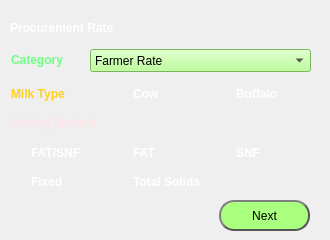
   <widget class="QWidget" name="page_procurement_rate">
    <widget class="QLabel" name="label_5">
     <property name="geometry">
      <rect>
       <x>10</x>
       <y>20</y>
       <width>161</width>
       <height>16</height>
      </rect>
     </property>
     <property name="styleSheet">
      <string notr="true">background-color: transparent;
color: rgb(255, 255, 255);
font: 11pt &quot;Sans Serif&quot;;
font-weight:bold;</string>
     </property>
     <property name="text">
      <string>Procurement Rate</string>
     </property>
    </widget>
    <widget class="QLabel" name="label_8">
     <property name="geometry">
      <rect>
       <x>10</x>
       <y>115</y>
       <width>131</width>
       <height>16</height>
      </rect>
     </property>
     <property name="styleSheet">
      <string notr="true">background-color: transparent;
font: 11pt &quot;Sans Serif&quot;;
color: rgb(255, 229, 234);
font-weight:bold;</string>
     </property>
     <property name="text">
      <string>Pricing Method</string>
     </property>
    </widget>
    <widget class="QPushButton" name="pushButton_pro_rate1">
     <property name="geometry">
      <rect>
       <x>219</x>
       <y>200</y>
       <width>91</width>
       <height>31</height>
      </rect>
     </property>
     <property name="styleSheet">
      <string notr="true">QPushButton {
	
	background-color: rgb(170, 255, 127);
	color: black;
    color: black;
	font: 75 12pt &quot;Century Schoolbook L&quot;;
    border: 2px solid #555;
    border-radius: 15px;
    border-style: outset;
    padding: 5px;
    }

QPushButton:hover {
    background: qradialgradient(
        cx: 0.3, cy: -0.4, fx: 0.3, fy: -0.4,
        radius: 1.35, stop: 0 #fff, stop: 1 #ffaa7f
        );
    }

QPushButton:pressed {
    border-style: inset;
    background: qradialgradient(
        cx: 0.4, cy: -0.1, fx: 0.4, fy: -0.1,
        radius: 1.35, stop: 0 #fff, stop: 1 #ddd
        );
	

    }
</string>
     </property>
     <property name="text">
      <string>Next</string>
     </property>
     <property name="icon">
      <iconset resource="thumbnails.qrc">
       <normaloff>:/img/img/computer-icons-download-fast-forward-next-button-d417670c9d8e0b953b02497b91137e64.png</normaloff>:/img/img/computer-icons-download-fast-forward-next-button-d417670c9d8e0b953b02497b91137e64.png</iconset>
     </property>
     <property name="iconSize">
      <size>
       <width>20</width>
       <height>20</height>
      </size>
     </property>
    </widget>
    <widget class="QComboBox" name="comboBox_category">
     <property name="geometry">
      <rect>
       <x>90</x>
       <y>49</y>
       <width>221</width>
       <height>23</height>
      </rect>
     </property>
     <property name="styleSheet">
      <string notr="true">background-color: transparent;
font: 11pt &quot;Sans Serif&quot;;
background-color: rgb(170, 255, 127);</string>
     </property>
     <item>
      <property name="text">
       <string>Farmer Rate</string>
      </property>
     </item>
     <item>
      <property name="text">
       <string>DCS Rate</string>
      </property>
     </item>
    </widget>
    <widget class="QLabel" name="label_category">
     <property name="geometry">
      <rect>
       <x>11</x>
       <y>49</y>
       <width>81</width>
       <height>21</height>
      </rect>
     </property>
     <property name="styleSheet">
      <string notr="true">background-color: transparent;
font: 11pt &quot;Sans Serif&quot;;
font-weight:bold;
color: rgb(112, 255, 133);</string>
     </property>
     <property name="text">
      <string>Category</string>
     </property>
    </widget>
    <widget class="QWidget" name="layoutWidget_5">
     <property name="geometry">
      <rect>
       <x>11</x>
       <y>140</y>
       <width>301</width>
       <height>56</height>
      </rect>
     </property>
     <layout class="QGridLayout" name="gridLayout_3">
      <item row="0" column="2">
       <widget class="QRadioButton" name="radioButton_snf">
        <property name="styleSheet">
         <string notr="true">background-color: transparent;
color: rgb(255, 255, 255);
font: 11pt &quot;Sans Serif&quot;;
font-weight:bold;</string>
        </property>
        <property name="text">
         <string>SNF</string>
        </property>
       </widget>
      </item>
      <item row="1" column="1">
       <widget class="QRadioButton" name="radioButton_total_solids">
        <property name="styleSheet">
         <string notr="true">background-color: transparent;
color: rgb(255, 255, 255);
font: 11pt &quot;Sans Serif&quot;;
font-weight:bold;</string>
        </property>
        <property name="text">
         <string>Total Solids</string>
        </property>
       </widget>
      </item>
      <item row="0" column="1">
       <widget class="QRadioButton" name="radioButton_fat">
        <property name="styleSheet">
         <string notr="true">background-color: transparent;
color: rgb(255, 255, 255);
font: 11pt &quot;Sans Serif&quot;;
font-weight:bold;</string>
        </property>
        <property name="text">
         <string>FAT</string>
        </property>
       </widget>
      </item>
      <item row="0" column="0">
       <widget class="QRadioButton" name="radioButton_fat_snf">
        <property name="styleSheet">
         <string notr="true">background-color: transparent;
color: rgb(255, 255, 255);
font: 11pt &quot;Sans Serif&quot;;
font-weight:bold;</string>
        </property>
        <property name="text">
         <string>FAT/SNF</string>
        </property>
       </widget>
      </item>
      <item row="1" column="0">
       <widget class="QRadioButton" name="radioButton_fixed">
        <property name="styleSheet">
         <string notr="true">background-color: transparent;
color: rgb(255, 255, 255);
font: 11pt &quot;Sans Serif&quot;;
font-weight:bold;</string>
        </property>
        <property name="text">
         <string>Fixed</string>
        </property>
       </widget>
      </item>
     </layout>
    </widget>
    <widget class="QWidget" name="layoutWidget_6">
     <property name="geometry">
      <rect>
       <x>11</x>
       <y>80</y>
       <width>301</width>
       <height>28</height>
      </rect>
     </property>
     <layout class="QGridLayout" name="gridLayout_4">
      <item row="0" column="0">
       <widget class="QLabel" name="label_milk_type">
        <property name="styleSheet">
         <string notr="true">background-color: transparent;
font: 11pt &quot;Sans Serif&quot;;
color: rgb(255, 207, 32);
font-weight:bold;</string>
        </property>
        <property name="text">
         <string>Milk Type</string>
        </property>
       </widget>
      </item>
      <item row="0" column="1">
       <widget class="QRadioButton" name="radioButton_cow">
        <property name="styleSheet">
         <string notr="true">background-color: transparent;
color: rgb(255, 255, 255);
font: 11pt &quot;Sans Serif&quot;;
font-weight:bold;</string>
        </property>
        <property name="text">
         <string>Cow</string>
        </property>
       </widget>
      </item>
      <item row="0" column="2">
       <widget class="QRadioButton" name="radioButton_buffalo">
        <property name="styleSheet">
         <string notr="true">background-color: transparent;
color: rgb(255, 255, 255);
font: 11pt &quot;Sans Serif&quot;;
font-weight:bold;</string>
        </property>
        <property name="text">
         <string>Buffalo</string>
        </property>
       </widget>
      </item>
     </layout>
    </widget>
    <widget class="QLabel" name="label_31">
     <property name="geometry">
      <rect>
       <x>0</x>
       <y>0</y>
       <width>321</width>
       <height>16</height>
      </rect>
     </property>
     <property name="styleSheet">
      <string notr="true">background-image: url(:/img/img/dairypos320.jpg);</string>
     </property>
     <property name="text">
      <string/>
     </property>
    </widget>
   </widget>
